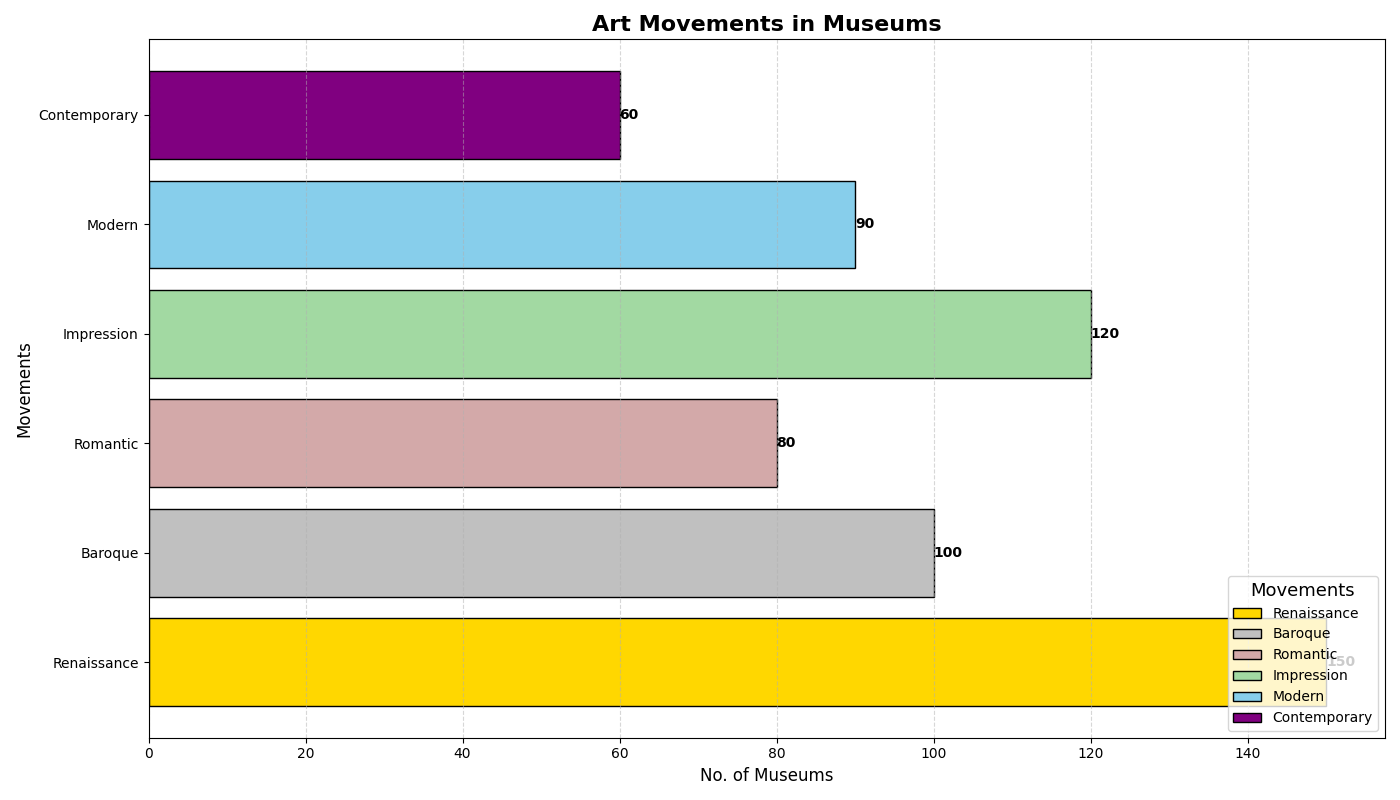

Write Python code to recreate this figure.
import matplotlib.pyplot as plt
import numpy as np

art_movements = ['Renaissance', 'Baroque', 'Romantic', 'Impression', 'Modern', 'Contemporary']
museum_counts = [150, 100, 80, 120, 90, 60]

fig, ax = plt.subplots(figsize=(14, 8))

colors = ['#FFD700', '#C0C0C0', '#D3A9A9', '#A2D9A2', '#87CEEB', '#800080']

bars = ax.barh(art_movements, museum_counts, color=colors, edgecolor='black')

for bar in bars:
    xval = bar.get_width()
    ax.text(
        xval,
        bar.get_y() + bar.get_height() / 2,
        f'{xval}',
        va='center',
        ha='left',
        fontsize=10,
        fontweight='bold'
    )

ax.set_title(
    'Art Movements in Museums',
    fontsize=16, fontweight='bold'
)
ax.set_xlabel('No. of Museums', fontsize=12)
ax.set_ylabel('Movements', fontsize=12)

plt.yticks(rotation=0)

ax.legend(bars, art_movements, title='Movements', title_fontsize='13', loc='lower right', fontsize='10')

ax.grid(True, linestyle='--', alpha=0.5, axis='x')

plt.tight_layout()

plt.show()
